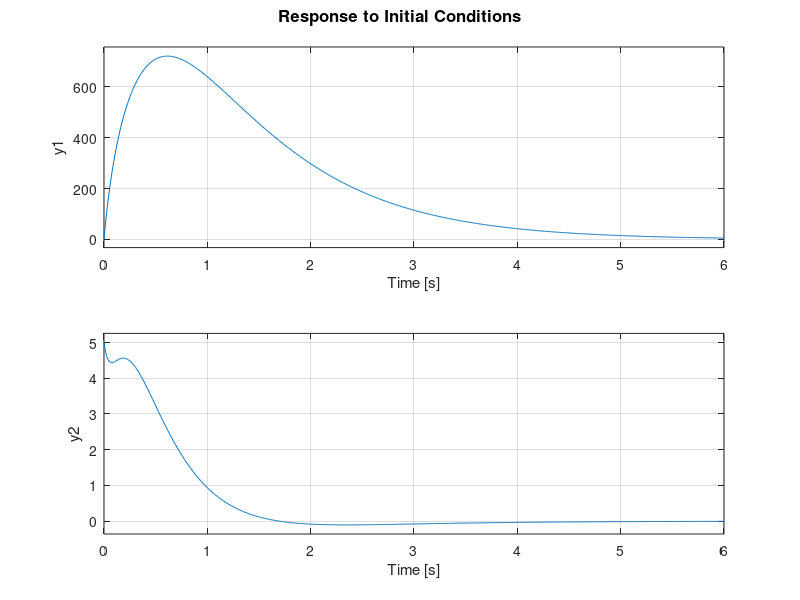
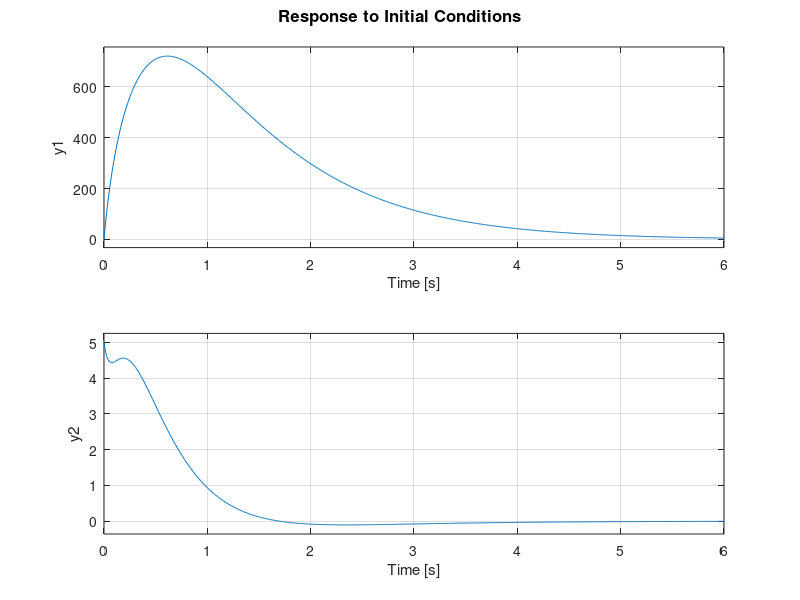
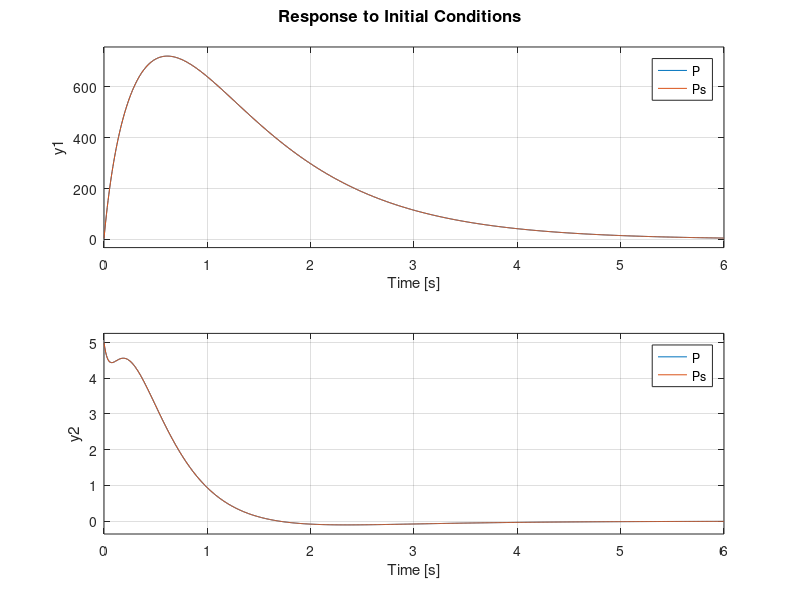

Source code (MATLAB) for these figures, in order:
P = BMWengine ("unscaled")



% Ps = prescale (P)

Ps = P;

P.scaled = true;    % damits bei c2d nicht skaliert wird


x0 = 2:6;


figure (1)
initial (P, x0)

figure (2)
initial (Ps, x0)

figure (3)
initial (P, Ps, x0)







#{

A = [ -2.8    2.0   -1.8
      -2.4   -2.0    0.8
       1.1    1.7   -1.0 ];

B = [ -0.8    0.5    0
       0      0.7    2.3
      -0.3   -0.1    0.5 ];

C = [ -0.1    0     -0.3
       0.9    0.5    1.2
       0.1   -0.1    1.9 ];

D = [ -0.5    0      0
       0.1    0      0.3
      -0.8    0      0   ];

x_0 = [1, 2, 3];

sysc = ss (A, B, C, D);

sysc
prescale (sysc)

[yc, tc, xc] = initial (sysc, x_0, 0.2, 0.1);
initial_c = [yc, tc, xc];

sysd = c2d (sysc, 2);

[yd, td, xd] = initial (sysd, x_0, 4);
initial_d = [yd, td, xd];

## expected values computed by the "dark side"

yc_exp = [ -1.0000    5.5000    5.6000
           -0.9872    5.0898    5.7671
           -0.9536    4.6931    5.7598 ];

tc_exp = [  0.0000
            0.1000
            0.2000 ];

xc_exp = [  1.0000    2.0000    3.0000
            0.5937    1.6879    3.0929
            0.2390    1.5187    3.0988 ];

initial_c_exp = [yc_exp, tc_exp, xc_exp];

yd_exp = [ -1.0000    5.5000    5.6000
           -0.6550    3.1673    4.2228
           -0.5421    2.6186    3.4968 ];

td_exp = [  0
            2
            4 ];

xd_exp = [  1.0000    2.0000    3.0000
           -0.4247    1.5194    2.3249
           -0.3538    1.2540    1.9250 ];

initial_d_exp = [yd_exp, td_exp, xd_exp];

assert (initial_c, initial_c_exp, 1e-4)
assert (initial_d, initial_d_exp, 1e-4)
#}


%{
shared initial_c, initial_c_exp, initial_d, initial_d_exp

A = [ -2.8    2.0   -1.8
      -2.4   -2.0    0.8
       1.1    1.7   -1.0 ];

B = [ -0.8    0.5    0
       0      0.7    2.3
      -0.3   -0.1    0.5 ];

C = [ -0.1    0     -0.3
       0.9    0.5    1.2
       0.1   -0.1    1.9 ];

D = [ -0.5    0      0
       0.1    0      0.3
      -0.8    0      0   ];

x_0 = [1, 2, 3];

sysc = ss (A, B, C, D);

[yc, tc, xc] = initial (sysc, x_0, 0.2, 0.1);
initial_c = [yc, tc, xc];

sysd = c2d (sysc, 2);

[yd, td, xd] = initial (sysd, x_0, 4);
initial_d = [yd, td, xd];

## expected values computed by the "dark side"

yc_exp = [ -1.0000    5.5000    5.6000
           -0.9872    5.0898    5.7671
           -0.9536    4.6931    5.7598 ];

tc_exp = [  0.0000
            0.1000
            0.2000 ];

xc_exp = [  1.0000    2.0000    3.0000
            0.5937    1.6879    3.0929
            0.2390    1.5187    3.0988 ];

initial_c_exp = [yc_exp, tc_exp, xc_exp];

yd_exp = [ -1.0000    5.5000    5.6000
           -0.6550    3.1673    4.2228
           -0.5421    2.6186    3.4968 ];

td_exp = [  0
            2
            4 ];

xd_exp = [  1.0000    2.0000    3.0000
           -0.4247    1.5194    2.3249
           -0.3538    1.2540    1.9250 ];

initial_d_exp = [yd_exp, td_exp, xd_exp];

assert (initial_c, initial_c_exp, 1e-4)
assert (initial_d, initial_d_exp, 1e-4)
%}